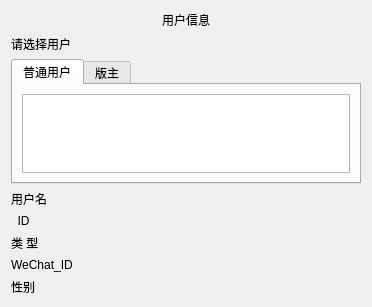
<?xml version="1.0" encoding="UTF-8"?>
<ui version="4.0">
 <class>UserInfoWin</class>
 <widget class="QDialog" name="UserInfoWin">
  <property name="geometry">
   <rect>
    <x>0</x>
    <y>0</y>
    <width>366</width>
    <height>307</height>
   </rect>
  </property>
  <property name="windowTitle">
   <string>Dialog</string>
  </property>
  <layout class="QVBoxLayout" name="verticalLayout_4">
   <item>
    <layout class="QVBoxLayout" name="verticalLayout_3">
     <item>
      <layout class="QVBoxLayout" name="verticalLayout_2">
       <item>
        <widget class="QLabel" name="label_4">
         <property name="styleSheet">
          <string notr="true">font: 18pt &quot;华文琥珀&quot;;</string>
         </property>
         <property name="text">
          <string>用户信息</string>
         </property>
         <property name="textFormat">
          <enum>Qt::PlainText</enum>
         </property>
         <property name="alignment">
          <set>Qt::AlignCenter</set>
         </property>
        </widget>
       </item>
       <item>
        <widget class="QLabel" name="label">
         <property name="text">
          <string>请选择用户</string>
         </property>
        </widget>
       </item>
       <item>
        <widget class="QTabWidget" name="tabWidget">
         <property name="sizePolicy">
          <sizepolicy hsizetype="Expanding" vsizetype="Expanding">
           <horstretch>0</horstretch>
           <verstretch>0</verstretch>
          </sizepolicy>
         </property>
         <property name="minimumSize">
          <size>
           <width>350</width>
           <height>100</height>
          </size>
         </property>
         <property name="maximumSize">
          <size>
           <width>3000</width>
           <height>3000</height>
          </size>
         </property>
         <property name="currentIndex">
          <number>0</number>
         </property>
         <widget class="QWidget" name="tab_9">
          <attribute name="title">
           <string>普通用户</string>
          </attribute>
          <layout class="QVBoxLayout" name="verticalLayout_6">
           <item>
            <widget class="QListWidget" name="listWidget_general"/>
           </item>
          </layout>
         </widget>
         <widget class="QWidget" name="tab_10">
          <attribute name="title">
           <string>版主</string>
          </attribute>
          <layout class="QVBoxLayout" name="verticalLayout_5">
           <item>
            <widget class="QListWidget" name="listWidget_moderator"/>
           </item>
          </layout>
         </widget>
        </widget>
       </item>
      </layout>
     </item>
     <item>
      <layout class="QVBoxLayout" name="verticalLayout">
       <item>
        <layout class="QHBoxLayout" name="horizontalLayout" stretch="1,2">
         <item>
          <widget class="QLabel" name="username_label">
           <property name="text">
            <string>用户名</string>
           </property>
          </widget>
         </item>
         <item>
          <widget class="QLabel" name="usename_lb">
           <property name="sizePolicy">
            <sizepolicy hsizetype="Expanding" vsizetype="Preferred">
             <horstretch>0</horstretch>
             <verstretch>0</verstretch>
            </sizepolicy>
           </property>
           <property name="text">
            <string/>
           </property>
          </widget>
         </item>
        </layout>
       </item>
       <item>
        <layout class="QHBoxLayout" name="horizontalLayout_2" stretch="1,2">
         <item>
          <widget class="QLabel" name="id_label">
           <property name="text">
            <string>  ID </string>
           </property>
          </widget>
         </item>
         <item>
          <widget class="QLabel" name="id_lb">
           <property name="sizePolicy">
            <sizepolicy hsizetype="Expanding" vsizetype="Preferred">
             <horstretch>0</horstretch>
             <verstretch>0</verstretch>
            </sizepolicy>
           </property>
           <property name="text">
            <string/>
           </property>
          </widget>
         </item>
        </layout>
       </item>
       <item>
        <layout class="QHBoxLayout" name="horizontalLayout_3" stretch="1,2">
         <item>
          <widget class="QLabel" name="username_label_3">
           <property name="text">
            <string>类 型</string>
           </property>
          </widget>
         </item>
         <item>
          <widget class="QLabel" name="type_lb">
           <property name="sizePolicy">
            <sizepolicy hsizetype="Expanding" vsizetype="Preferred">
             <horstretch>0</horstretch>
             <verstretch>0</verstretch>
            </sizepolicy>
           </property>
           <property name="text">
            <string/>
           </property>
          </widget>
         </item>
        </layout>
       </item>
       <item>
        <layout class="QHBoxLayout" name="horizontalLayout_4" stretch="1,2">
         <item>
          <widget class="QLabel" name="username_label_4">
           <property name="text">
            <string>WeChat_ID</string>
           </property>
          </widget>
         </item>
         <item>
          <widget class="QLabel" name="WeChat_lb">
           <property name="sizePolicy">
            <sizepolicy hsizetype="Expanding" vsizetype="Preferred">
             <horstretch>0</horstretch>
             <verstretch>0</verstretch>
            </sizepolicy>
           </property>
           <property name="text">
            <string/>
           </property>
          </widget>
         </item>
        </layout>
       </item>
       <item>
        <layout class="QHBoxLayout" name="horizontalLayout_5" stretch="1,2">
         <item>
          <widget class="QLabel" name="username_label_5">
           <property name="text">
            <string>性别</string>
           </property>
          </widget>
         </item>
         <item>
          <widget class="QLabel" name="gender_lb">
           <property name="sizePolicy">
            <sizepolicy hsizetype="Expanding" vsizetype="Preferred">
             <horstretch>0</horstretch>
             <verstretch>0</verstretch>
            </sizepolicy>
           </property>
           <property name="text">
            <string/>
           </property>
          </widget>
         </item>
        </layout>
       </item>
      </layout>
     </item>
    </layout>
   </item>
  </layout>
 </widget>
 <resources/>
 <connections/>
</ui>
